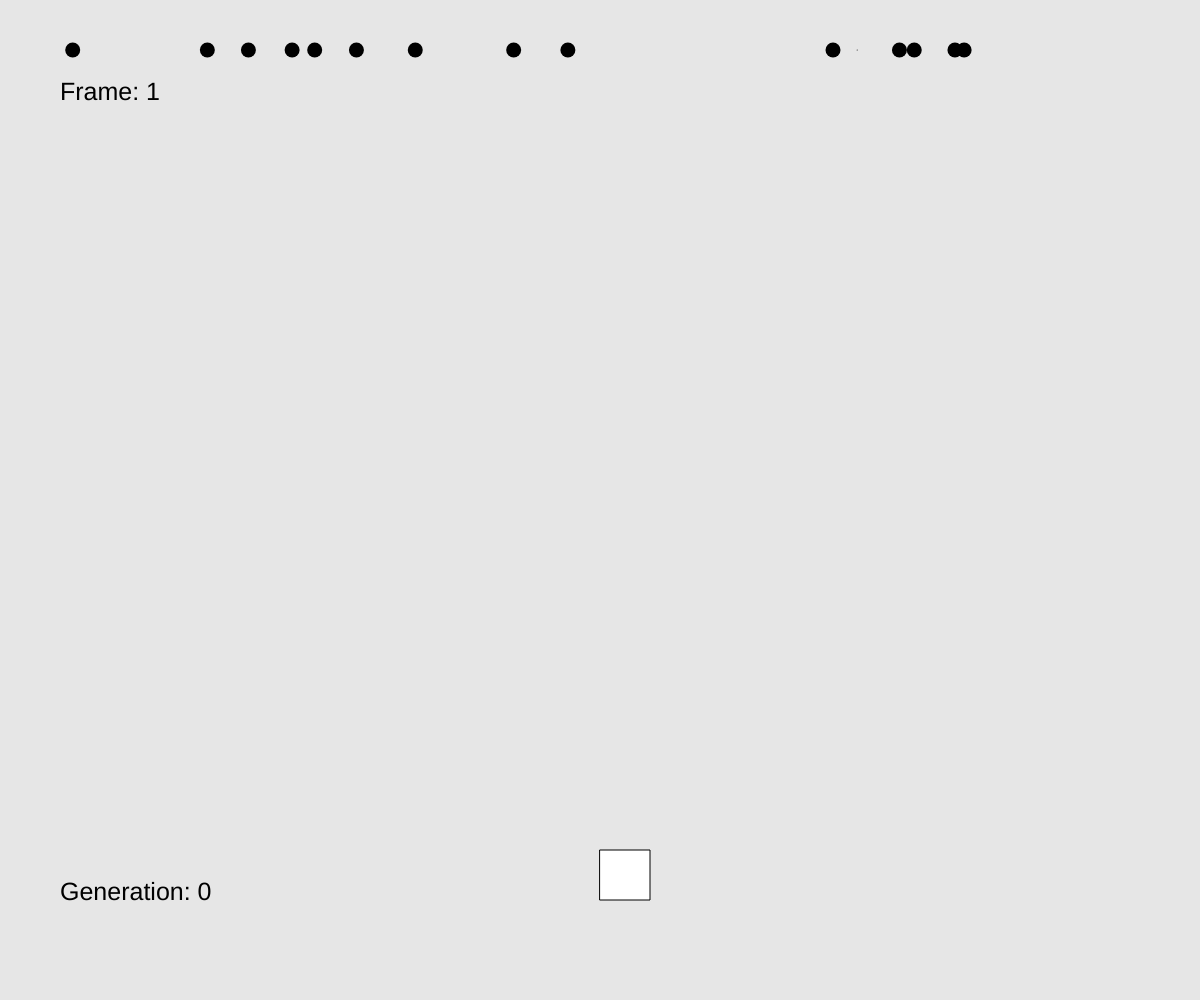
Frame 1 (no input)
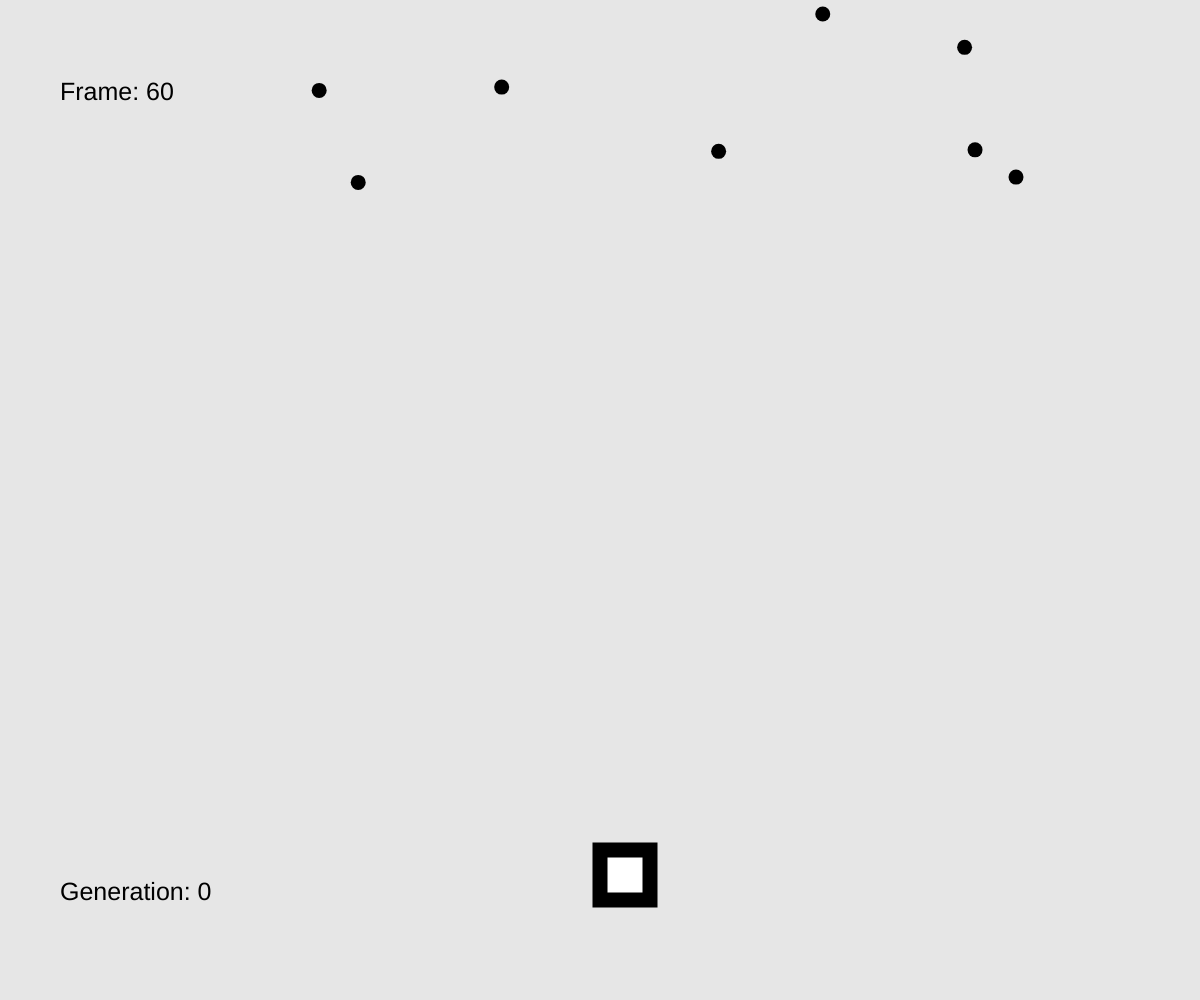
Frame 60 (no input)
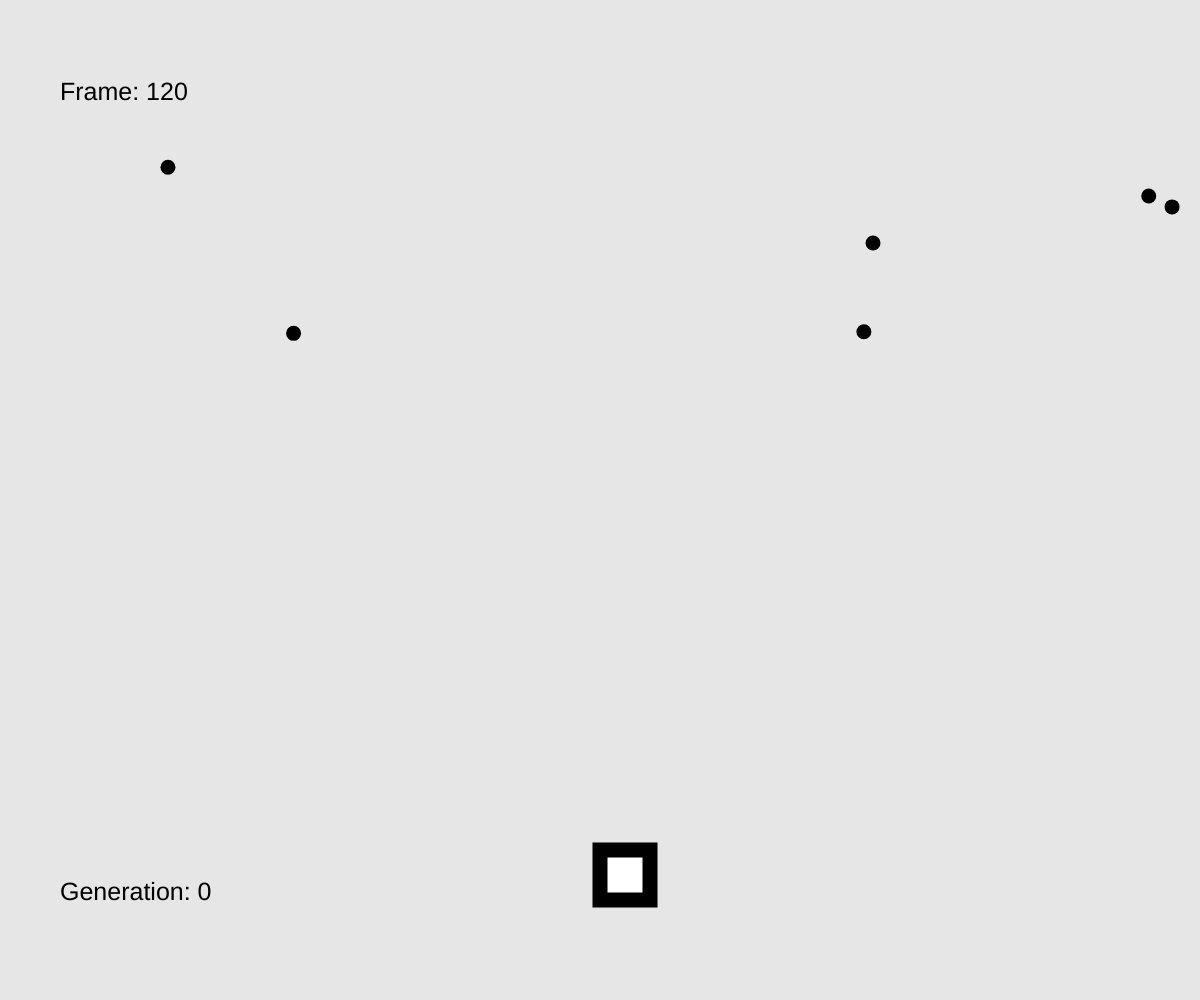
Frame 120 (the mouse pressed at the canvas centre since frame 60)

The p5.js sketch that drew these frames (run headless with seeded random() and noise() and a simulated clock; from frame 60 on, the mouse is pressed at the canvas centre):

// p5.js sketch
// ── sketch.js
let fr = 60; //starting FPS
let frameCount = 0;
let generationCount = 0;
let goal = null;
const organismCount = 15;
const organisms = [];


function setup() {
    createCanvas(windowWidth, windowHeight);
    frameRate(fr);
    initializeOrganisms();
    goal = new Goal(windowWidth/2, windowHeight*.85, 50, 50);
  }

function draw() {
    background(230);
    frameCount++;
    textSize(25);
    text(`Frame: ${frameCount}`, windowWidth*.05, windowHeight*.1);
    text(`Generation: ${generationCount}`, windowWidth*.05, windowHeight*.9);
    if (frameCount > 300) {
        endRound();
    }
    goal.draw();
    drawOrganisms();
    updateOrganismPosition();
}

// 1. create initial generation
function initializeOrganisms() {
    for(let i = 0; i < organismCount; i++) {
        organisms.push(new Organism());
    }
}



// 3. Selection

// 4. Reproduction

// 5. Mutation


function drawOrganisms() {
    for (let i = 0; i < organisms.length; i++) {
        organisms[i].checkIfDead();
        organisms[i].draw();
    }
}

function updateOrganismPosition() {
    for (let i = 0; i < organisms.length; i++) {
        organisms[i].updatePosition();
    }
}

function endRound() {
    noLoop();
    frameCount = 0;
    generationCount++;

    for (let i = 0; i < organisms.length; i++) {
        organisms[i].calculateFitnessScore();
        organisms[i].resetPosition();
    }

    loop();
}
// ── Chart.js
class Chart {
    constructor(title="Chart") {
        this.title = title;
        this.dataPoints = [];
    }

    addDataPoint(x, y) {
        this.dataPoints.push({x: x, y: y});
    }

    renderChart() {
        var chart = new CanvasJS.Chart("chartContainer",
            {
                title:{
                    text: this.title
                },
                axisX: {
                    interval:1,
                    minimum: 1,
                    gridColor: "white",
                },
                axisY: {
                    gridColor: "white",
                },
                data: [
                    {
                        type: "line",
                        dataPoints: this.dataPoints,
                    }
                ]
            }
        );

        chart.render();
    }



}
// ── DNA.js
class DNA {
    constructor() {
        this.genes = this.createGenes();
    }

    createGenes() {
        let result = [];
        for (let i = 0; i < 1111; i++ ) {
            result.push(p5.Vector.random2D());
        }
        return result;
    }
}
// ── Goal.js
class Goal {
    constructor(x, y, w, h) {
        this.x = x;
        this.y = y;
        this.w = w;
        this.h = h;
    }

    draw() {
        rect(this.x, this.y, this.w, this.h);
    }

    intersects(x, y) {
        if (x >= this.x 
            && x <= this.x + this.w 
            && y >= this.y 
            && y <= this.y + this.h) {
                return true;
            }
        return false;
    }
    
}
// ── Organism.js
class Organism {
    constructor() {
        let r = random();
        let startX = r * windowWidth;

        this.pos = createVector(startX, 50);
        this.velocity = p5.Vector.random2D();
        this.maxSpeed = 5;
        this.dna = new DNA();
        this.velocityIndex = 0;
        this.fitness = 0;
        this.dead = false;
    }


    draw() {
        if (!this.dead) {
            console.log(this.pos.y);
            point(this.pos);
            strokeWeight(15);
        }
    }

    updatePosition() {
        if (!this.dead) {
            this.pos.add(this.velocity);
            this.velocity.add(this.dna.genes[this.velocityIndex]);
            this.velocity.limit(this.maxSpeed);
            this.velocityIndex++;
        }
    }

    resetPosition() {
        
    }

    checkIfDead() {
        if (this.pos.x > width
            || this.pos.x < 0
            || this.pos.y > height
            || this.pos.y < 0) {
                this.dead = true;
        }
    }

    calculateFitnessScore() {
        if (goal.intersects(this.pos.x, this.pos.y)) {
            this.fitness = 1;
        } else if (this.dead) {
            this.fitness = 0;
        } else {
            let distance = dist(this.pos.x, this.pos.y, goal.x, goal.y);
            //console.log(distance / height);
        }
    }
}
// ── formControls.js


function updateOrganismCount(newOrganismCount) {
    organismCount = Math.trunc(newOrganismCount);
}

function updateMutationRate(newValue) {
    mutationRate = Math.trunc(newValue) / 100;
}

function updateGenerationLength(newLength) {
    if (newLength > maxEndRoundFrameCount) newLength = maxEndRoundFrameCount;
    endRoundFrameCount = Math.trunc(newLength);
}

function updateSpeed(newValue) {
    fr = Math.trunc(newValue);
} 

function restartGame() {
    initializeGame();
}
